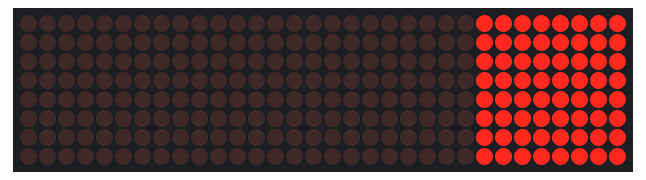
Simulated run of this sketch. Board: Arduino Uno, built with avr-gcc and run on an emulated ATmega328P. On the bench: 32×8 LED matrix.

Above: at 0.1 s.
At 1.1 s:
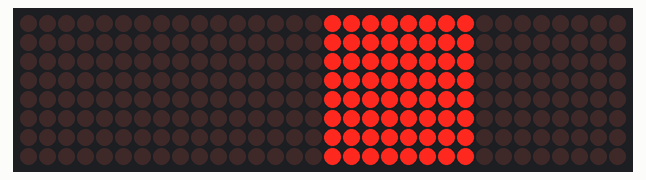
At 2.1 s:
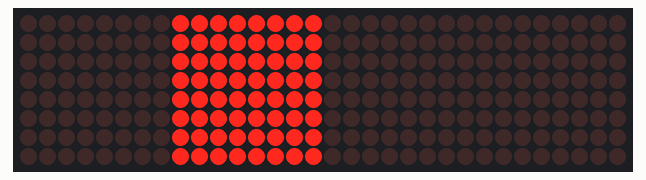
At 3.1 s:
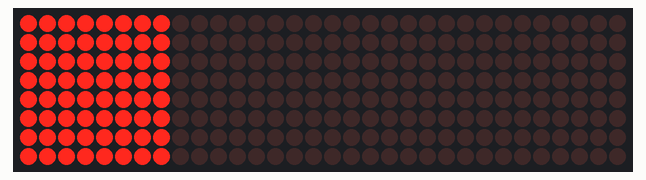
At 3.6 s:
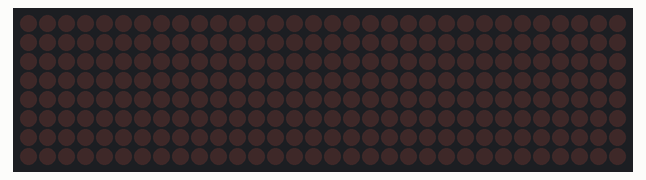

Measured:
- by itself, everything shown: repeats every 4.0 s, in 8 steps
- what the display in image 1 shows lasts 0.5 s, from 1.0 s to 1.5 s

The sketch:

metrix_21.ino
```cpp
#include "LedControl.h"

// step1 : 매트릭스 설정
const int DIN=7; // DIN 핀을 7번
const int CS=8;  // CS핀을 8번
const int CLK=9; // CLK 핀을 9번에
const int MATRIX=4; // (DIN, CLK, CS, 연결할 도트 매트릭스의 개수)

// 도트 매트릭스 제어 객체 선언
LedControl dot_matrix=LedControl(DIN,CS,CLK, MATRIX);

void dot_metrix_init(int matrix) {
  // 매트릭스 0번부터 3번까지 세팅
  for(int i=0; i<matrix; i++) {
   dot_matrix.shutdown(i,false); // 0~3번까지 매트릭스 절전모드 해제
   dot_matrix.setIntensity(i,8); // 매트릭스의 밝기 0-15 사이의 정수
   dot_matrix.clearDisplay(i); // 매트릭스를 초기화
  }
}

void setup(){
  // 메트릭스 LED를 초기화 합니다.
  dot_metrix_init(MATRIX);
}


void loop() {
  int n = 0; // 첫번째 LED모듈,
  for(n=0; n<4;n++){
    // 한줄씩 순차적으로 켭니다.
    for(int line=0;line<8;line++){
      // 한줄은 1byte로 8개의 LED로 구성되어 있습니다.
      // 2진수를 이용하여 전체 LED를 켭니다.
      dot_matrix.setRow(n,line, B11111111);
    }
    delay(500);

    // 한줄씩 순차적으로 켭니다.
    for(int line=0;line<8;line++){
      // 한줄은 1byte로 8개의 LED로 구성되어 있습니다.
      // 2진수를 이용하여 전체 LED를 켭니다.
      dot_matrix.setRow(n,line, B00000000);
    }
    delay(500);
  }
}
```
